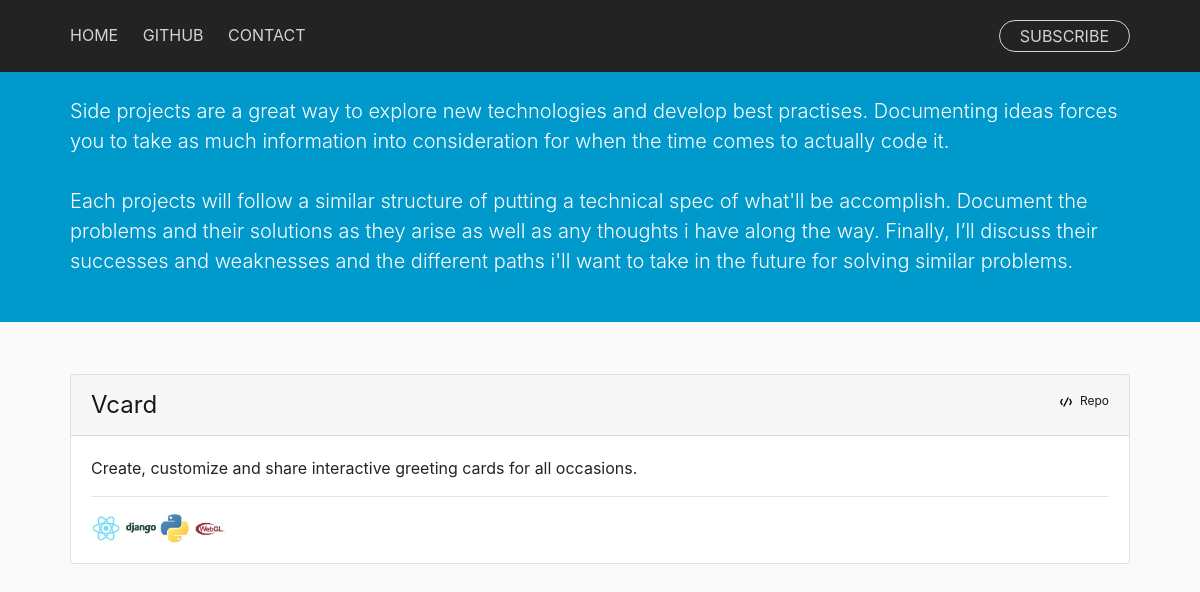
Before: /projects/ with the older database file.
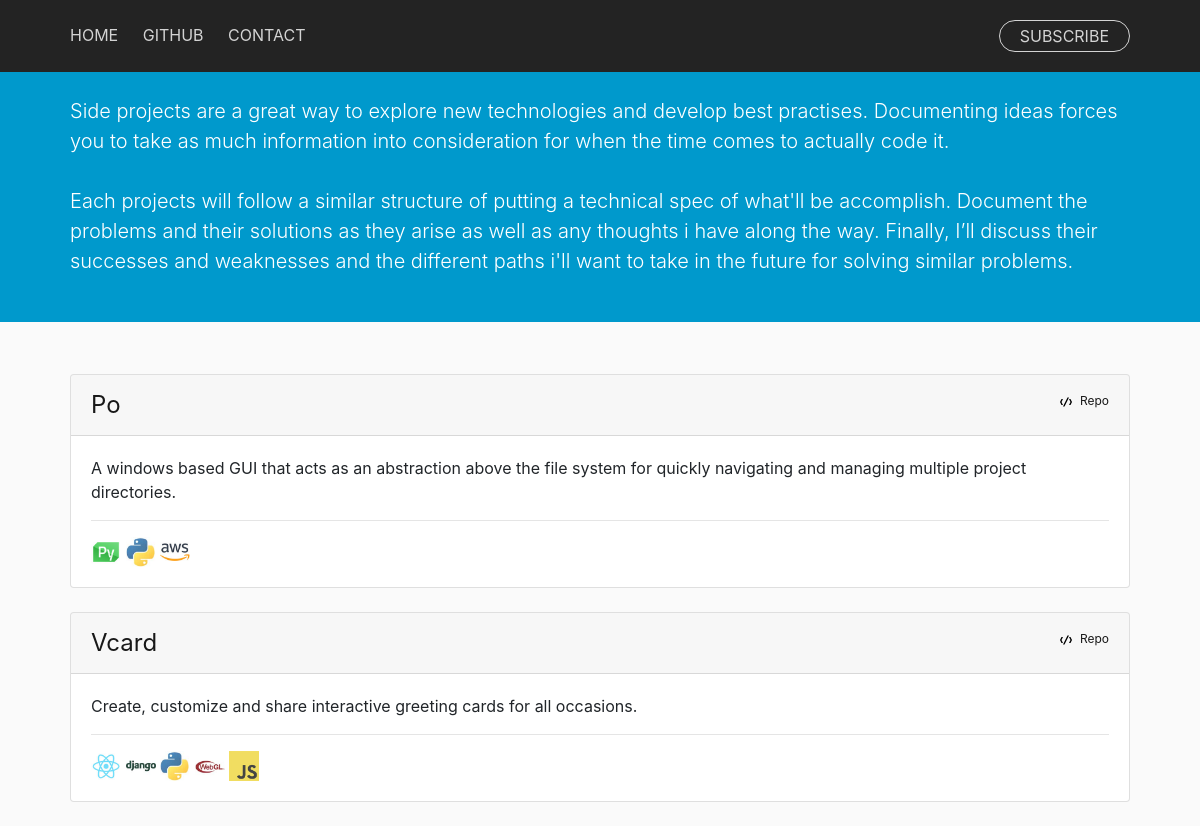
After: the same page with the newer database file.
### blog/models.py (models this page shows, shortened)
class Project(models.Model):
    name = models.CharField(max_length=200)
    pub_date = models.DateTimeField('date published')
    strap = models.CharField(max_length=300)
    content = models.CharField(max_length=5000)
    tags = models.ManyToManyField(Tag, blank=True)
    cover_img = models.CharField(max_length=200)
    published = models.BooleanField(default=False)
    repo = models.CharField(max_length=200, null=True, blank=True)
    demo = models.CharField(max_length=200, null=True, blank=True)

class UsedSoftware(models.Model):
    name = models.CharField(max_length=200)
    small_logo = models.CharField(max_length=200)
    projects = models.ManyToManyField(Project, blank=True)
    website = models.CharField(max_length=200)
    def __str__(self):
        return self.name

### blog/views.py (the view)
# urls.py: path('projects/', views.projects, name='projects'),
def projects(request):
    projects = Project.objects.filter(
        published=True
        ).order_by('-pub_date')
    context = standard_context
    context['projects'] = projects
    return render(request, 'blog/projects.html', context)

### blog/templates/blog/projects.html
{% extends "blog/base.html" %} {% load static %} {% block content %}
<div style="background-color: #0099cc;">
        <div class="container content-intro">
                <p style="height:80px"></p>
                <p class="lead" style="font-size: 20px;">
                Side projects are a great way to explore new technologies and develop best practises.
                Documenting ideas forces you to take as much information into consideration for when the time comes to actually code it.
                <br>
                <br>
                Each projects will follow a similar structure of putting a technical spec of what'll be accomplish.
                Document the problems and their solutions as they arise as well as any thoughts i have along the way.
                Finally, I’ll discuss their successes and weaknesses and the different paths i'll want to take in the future for solving similar problems.
        </p>
        </div>
        <p style="height:30px;"></p>
</div>
<div class="container content">
                <p style="height:20px;"></p>
        {% if projects %} {% for project in projects %}
        <div class="card">
                <div class="card-header">
                        <div style="display: flex; flex-direction: row; justify-content: space-between">
                                <div>
                                        <a style="font-size: 24px;" href="/projects/{{ project.id }}/">{{project.name|capfirst}}</a>
                                </div>
                                <div>
                                        <span style="font-size: 12px;">
                                                <img class="iconic-svg-small" src="{% static 'blog/svg/code.svg' %}" alt="code icon">
                                                <a href="{{project.repo}}">Repo</a>
                                        </span>
                                </div>
                        </div>
                </div>
                <div class="card-body">
                        <div>
                                {{project.content|capfirst|truncatewords:50}}
                        </div>
                        <hr>
                        <div>
                                {% for tech in project.usedsoftware_set.all %}
                                <a href="{{tech.website}}">
                                        <img class="tech-icon" src="{% static 'blog/img/'|add:tech.small_logo %}" alt="{{tech}} icon">
                                </a>
                                {% endfor %}
                        </div>
                </div>
        </div>
        <br> {% endfor %} {% else %} No Projects :( {% endif %}
</div>
{% endblock %}

### blog/templates/blog/base.html (shortened to what this page needs)
{% load static %}
<!DOCTYPE html>
<html lang="en">
<head>
  <link rel="stylesheet" href="https://stackpath.bootstrapcdn.com/bootstrap/4.1.1/css/bootstrap.min.css"
 />
  <link rel="stylesheet" type="text/css" href="{% static 'blog/main.css' %}" />
</head>
<body>
  <nav class="fixed-top" id="menu-article">
    {% include "blog/menu-article.html" %}
  </nav>
  {% block content %}{% endblock %}
</body>
</html>

### blog/templates/blog/menu-article.html
<div class="menu">
    <div class="container content" style="flex-direction: row; justify-content: space-between;">
        <ul class="display-4"
            style="line-height: 30px;font-size:16px;padding:0px; padding-top:20px; padding-bottom: 20px;margin: 0px;border:0px;font-weight:400;">
            <li style="display:inline;padding-right: 20px;"><a href="/">HOME</a></li>
            <li style="display:inline;padding-right: 20px;"><a href="https://github.com/najar1412">GITHUB</a></li>
            <li style="display:inline;padding-right: 20px;"><a href="mailto:hello@flatlands.io">CONTACT</a></li>
        </ul>
        <ul class="display-4"
            style="line-height: 30px;font-size:16px;padding:0px; padding-top:20px; padding-bottom: 20px;margin: 0px;border:0px;list-style: none">
            <li>
                <a href="#">
                    <div class="menu-subscribe">SUBSCRIBE</div>
                </a>
            </li>
        </ul>
    </div>
</div>

### blog/static/blog/main.css (style rules this page uses)
html { font-size:16px; }
body { background-color: rgb(250, 250, 250); }
.tech-icon { width:30px; height:30px; }
.content { padding-left:40px; padding-right:40px; display: flex; flex-direction: column; }
.content a:link { color: black; font-weight: 400; opacity: 0.9; transition: 0.3s; text-decoration: none; }
.content > ul a:link { color: white; opacity: 0.8; transition: 0.3s; text-decoration: none; }
.menu { background-color: rgb(35, 35, 35); color: white; }
#menu-article { background-color: rgb(35, 35, 35); color: white; }
.menu-subscribe { display: flex; border:0px; padding: 0px; padding-left: 20px; padding-right:20px; margin:0px; border: solid 1px white; border-radius: 20px; font-weight:400; transition: 0.3s; }
.iconic-svg-small { height:12px; width:12px; margin-right:5px; }
.content-intro { color: white; padding-left:40px; padding-right:40px; }

Changed rows visible on the page:
added Project: name "Po", content "A windows based GUI that acts as an abstraction above the file system for quickly navigating and managing multiple project directories.", UsedSoftware (small_logo+name (picture))
added UsedSoftware: small_logo+name (picture), shown under "Po"
added UsedSoftware: small_logo (picture), shown under "Po"
added UsedSoftware: small_logo (picture), shown under Project "Vcard"
